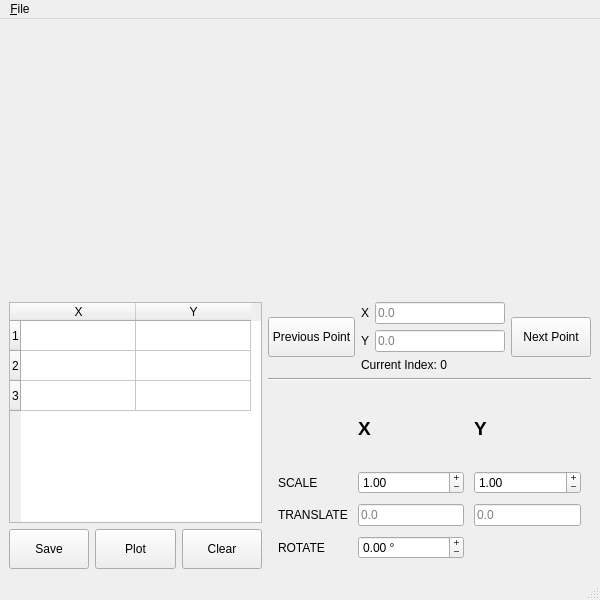
<?xml version="1.0" encoding="UTF-8"?>
<ui version="4.0">
 <class>MainWindow</class>
 <widget class="QMainWindow" name="MainWindow">
  <property name="geometry">
   <rect>
    <x>0</x>
    <y>0</y>
    <width>600</width>
    <height>600</height>
   </rect>
  </property>
  <property name="sizePolicy">
   <sizepolicy hsizetype="Fixed" vsizetype="Fixed">
    <horstretch>0</horstretch>
    <verstretch>0</verstretch>
   </sizepolicy>
  </property>
  <property name="windowTitle">
   <string>App by Taiwo</string>
  </property>
  <property name="windowIcon">
   <iconset>
    <normaloff>t.ico</normaloff>t.ico</iconset>
  </property>
  <widget class="QWidget" name="centralwidget">
   <layout class="QVBoxLayout" name="verticalLayout_4">
    <item>
     <widget class="MplWidget" name="widget" native="true">
      <property name="sizePolicy">
       <sizepolicy hsizetype="MinimumExpanding" vsizetype="MinimumExpanding">
        <horstretch>0</horstretch>
        <verstretch>0</verstretch>
       </sizepolicy>
      </property>
      <property name="minimumSize">
       <size>
        <width>581</width>
        <height>191</height>
       </size>
      </property>
     </widget>
    </item>
    <item>
     <layout class="QHBoxLayout" name="horizontalLayout_4">
      <property name="sizeConstraint">
       <enum>QLayout::SetMaximumSize</enum>
      </property>
      <item>
       <layout class="QVBoxLayout" name="verticalLayout_3">
        <item>
         <widget class="QTableWidget" name="tableWidget">
          <property name="sizeIncrement">
           <size>
            <width>50</width>
            <height>0</height>
           </size>
          </property>
          <property name="sortingEnabled">
           <bool>true</bool>
          </property>
          <property name="rowCount">
           <number>3</number>
          </property>
          <property name="columnCount">
           <number>2</number>
          </property>
          <attribute name="horizontalHeaderMinimumSectionSize">
           <number>39</number>
          </attribute>
          <attribute name="horizontalHeaderDefaultSectionSize">
           <number>115</number>
          </attribute>
          <attribute name="verticalHeaderCascadingSectionResizes">
           <bool>false</bool>
          </attribute>
          <attribute name="verticalHeaderShowSortIndicator" stdset="0">
           <bool>false</bool>
          </attribute>
          <row/>
          <row/>
          <row/>
          <column>
           <property name="text">
            <string>X</string>
           </property>
          </column>
          <column>
           <property name="text">
            <string>Y</string>
           </property>
          </column>
         </widget>
        </item>
        <item>
         <layout class="QHBoxLayout" name="horizontalLayoutplot_tools" stretch="0,0,0">
          <property name="sizeConstraint">
           <enum>QLayout::SetMinAndMaxSize</enum>
          </property>
          <item>
           <widget class="QPushButton" name="pushButton_save">
            <property name="minimumSize">
             <size>
              <width>80</width>
              <height>40</height>
             </size>
            </property>
            <property name="text">
             <string>Save</string>
            </property>
            <property name="icon">
             <iconset>
              <normaloff>icons/save.gif</normaloff>icons/save.gif</iconset>
            </property>
           </widget>
          </item>
          <item>
           <widget class="QPushButton" name="pushButton_plot">
            <property name="sizePolicy">
             <sizepolicy hsizetype="Minimum" vsizetype="Fixed">
              <horstretch>0</horstretch>
              <verstretch>0</verstretch>
             </sizepolicy>
            </property>
            <property name="minimumSize">
             <size>
              <width>80</width>
              <height>40</height>
             </size>
            </property>
            <property name="sizeIncrement">
             <size>
              <width>5</width>
              <height>0</height>
             </size>
            </property>
            <property name="text">
             <string>Plot</string>
            </property>
            <property name="icon">
             <iconset>
              <normaloff>icons/plot.png</normaloff>icons/plot.png</iconset>
            </property>
           </widget>
          </item>
          <item>
           <widget class="QPushButton" name="pushButton_clear">
            <property name="minimumSize">
             <size>
              <width>80</width>
              <height>40</height>
             </size>
            </property>
            <property name="text">
             <string>Clear</string>
            </property>
            <property name="icon">
             <iconset>
              <normaloff>icons/clear icon.jpeg</normaloff>icons/clear icon.jpeg</iconset>
            </property>
           </widget>
          </item>
         </layout>
        </item>
       </layout>
      </item>
      <item>
       <layout class="QVBoxLayout" name="verticalLayout_2">
        <property name="sizeConstraint">
         <enum>QLayout::SetDefaultConstraint</enum>
        </property>
        <item>
         <layout class="QHBoxLayout" name="horizontalLayout_3">
          <item>
           <layout class="QVBoxLayout" name="verticalLayout_5">
            <item>
             <widget class="QPushButton" name="pushButton_previous">
              <property name="minimumSize">
               <size>
                <width>80</width>
                <height>40</height>
               </size>
              </property>
              <property name="text">
               <string>Previous Point</string>
              </property>
             </widget>
            </item>
           </layout>
          </item>
          <item>
           <layout class="QVBoxLayout" name="verticalLayout">
            <item>
             <layout class="QHBoxLayout" name="horizontalLayout">
              <item>
               <widget class="QLabel" name="label">
                <property name="text">
                 <string>X</string>
                </property>
               </widget>
              </item>
              <item>
               <widget class="QLineEdit" name="lineEdit_x_point">
                <property name="inputMask">
                 <string/>
                </property>
                <property name="placeholderText">
                 <string>0.0</string>
                </property>
                <property name="clearButtonEnabled">
                 <bool>true</bool>
                </property>
               </widget>
              </item>
             </layout>
            </item>
            <item>
             <layout class="QHBoxLayout" name="horizontalLayout_2">
              <item>
               <widget class="QLabel" name="label_2">
                <property name="text">
                 <string>Y</string>
                </property>
               </widget>
              </item>
              <item>
               <widget class="QLineEdit" name="lineEdit_y_point">
                <property name="text">
                 <string/>
                </property>
                <property name="placeholderText">
                 <string>0.0</string>
                </property>
                <property name="clearButtonEnabled">
                 <bool>true</bool>
                </property>
               </widget>
              </item>
             </layout>
            </item>
            <item>
             <widget class="QLabel" name="labelIndex">
              <property name="text">
               <string>Current Index: 0</string>
              </property>
             </widget>
            </item>
           </layout>
          </item>
          <item>
           <widget class="QPushButton" name="pushButton_next">
            <property name="minimumSize">
             <size>
              <width>80</width>
              <height>40</height>
             </size>
            </property>
            <property name="text">
             <string>Next Point</string>
            </property>
           </widget>
          </item>
         </layout>
        </item>
        <item>
         <widget class="Line" name="line">
          <property name="orientation">
           <enum>Qt::Horizontal</enum>
          </property>
         </widget>
        </item>
        <item>
         <layout class="QGridLayout" name="gridLayout">
          <property name="leftMargin">
           <number>10</number>
          </property>
          <property name="topMargin">
           <number>10</number>
          </property>
          <property name="rightMargin">
           <number>10</number>
          </property>
          <property name="bottomMargin">
           <number>10</number>
          </property>
          <property name="spacing">
           <number>10</number>
          </property>
          <item row="1" column="1">
           <widget class="QDoubleSpinBox" name="doubleSpinBox_x_scale">
            <property name="buttonSymbols">
             <enum>QAbstractSpinBox::PlusMinus</enum>
            </property>
            <property name="value">
             <double>1.000000000000000</double>
            </property>
           </widget>
          </item>
          <item row="3" column="1">
           <widget class="QDoubleSpinBox" name="doubleSpinBox_rotate">
            <property name="wrapping">
             <bool>true</bool>
            </property>
            <property name="buttonSymbols">
             <enum>QAbstractSpinBox::PlusMinus</enum>
            </property>
            <property name="suffix">
             <string> °</string>
            </property>
            <property name="minimum">
             <double>-359.990000000000009</double>
            </property>
            <property name="maximum">
             <double>360.000000000000000</double>
            </property>
           </widget>
          </item>
          <item row="1" column="2">
           <widget class="QDoubleSpinBox" name="doubleSpinBox_y_scale">
            <property name="buttonSymbols">
             <enum>QAbstractSpinBox::PlusMinus</enum>
            </property>
            <property name="value">
             <double>1.000000000000000</double>
            </property>
           </widget>
          </item>
          <item row="2" column="1">
           <widget class="QLineEdit" name="lineEdit_x_translate">
            <property name="placeholderText">
             <string>0.0</string>
            </property>
            <property name="clearButtonEnabled">
             <bool>true</bool>
            </property>
           </widget>
          </item>
          <item row="2" column="0">
           <widget class="QLabel" name="label_5">
            <property name="text">
             <string>TRANSLATE</string>
            </property>
           </widget>
          </item>
          <item row="2" column="2">
           <widget class="QLineEdit" name="lineEdit_y_translate">
            <property name="placeholderText">
             <string>0.0</string>
            </property>
            <property name="clearButtonEnabled">
             <bool>true</bool>
            </property>
           </widget>
          </item>
          <item row="3" column="0">
           <widget class="QLabel" name="label_4">
            <property name="text">
             <string>ROTATE</string>
            </property>
           </widget>
          </item>
          <item row="0" column="2">
           <widget class="QLabel" name="label_y">
            <property name="text">
             <string>&lt;html&gt;&lt;head/&gt;&lt;body&gt;&lt;p&gt;&lt;span style=&quot; font-size:14pt; font-weight:600;&quot;&gt;Y&lt;/span&gt;&lt;/p&gt;&lt;/body&gt;&lt;/html&gt;</string>
            </property>
           </widget>
          </item>
          <item row="1" column="0">
           <widget class="QLabel" name="label_3">
            <property name="text">
             <string>SCALE</string>
            </property>
           </widget>
          </item>
          <item row="0" column="1">
           <widget class="QLabel" name="label_x">
            <property name="text">
             <string>&lt;html&gt;&lt;head/&gt;&lt;body&gt;&lt;p&gt;&lt;span style=&quot; font-size:14pt; font-weight:600;&quot;&gt;X&lt;/span&gt;&lt;/p&gt;&lt;/body&gt;&lt;/html&gt;</string>
            </property>
           </widget>
          </item>
         </layout>
        </item>
       </layout>
      </item>
     </layout>
    </item>
   </layout>
  </widget>
  <widget class="QMenuBar" name="menubar">
   <property name="geometry">
    <rect>
     <x>0</x>
     <y>0</y>
     <width>600</width>
     <height>20</height>
    </rect>
   </property>
   <widget class="QMenu" name="menuFile">
    <property name="title">
     <string>&amp;File</string>
    </property>
   </widget>
   <addaction name="menuFile"/>
  </widget>
  <widget class="QStatusBar" name="statusbar"/>
 </widget>
 <customwidgets>
  <customwidget>
   <class>MplWidget</class>
   <extends>QWidget</extends>
   <header location="global">mplwidget</header>
   <container>1</container>
  </customwidget>
 </customwidgets>
 <resources/>
 <connections/>
</ui>
